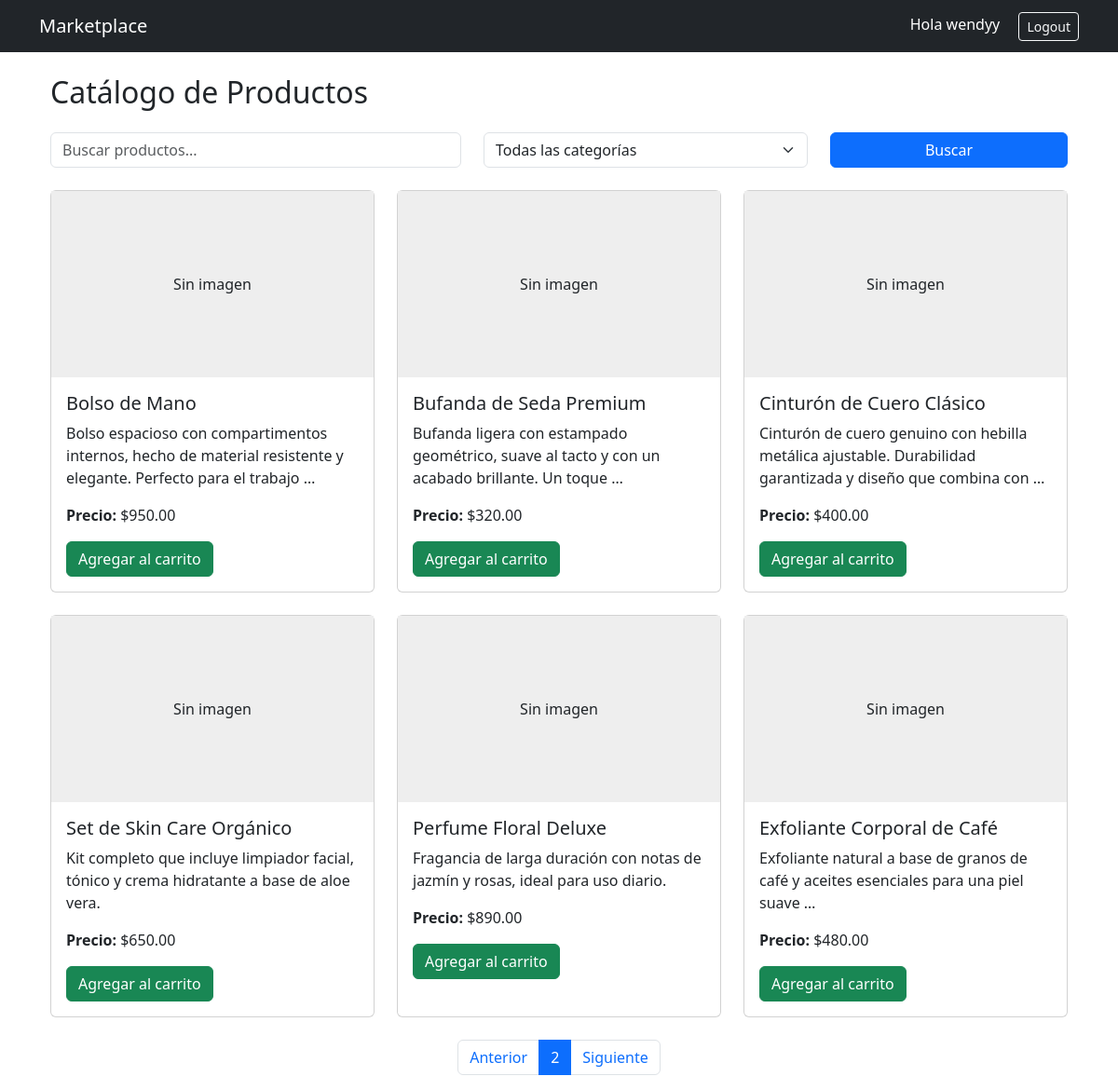
Page /?page=2 (signed in) on the earlier database version.
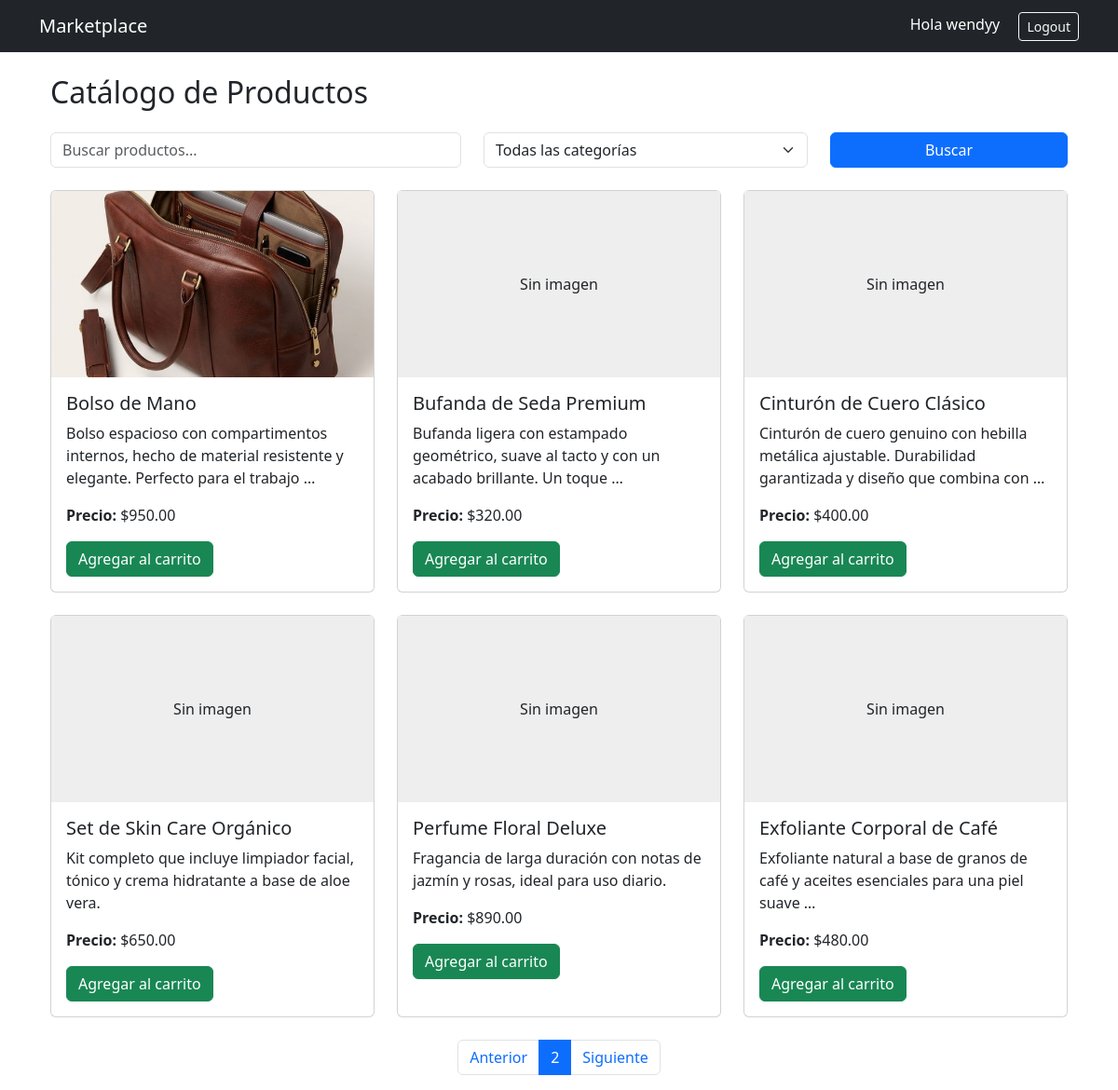
Same page on the later database version.
### store/models.py (models this page shows, shortened)
class Product(models.Model):
    id = models.UUIDField(primary_key=True, default=uuid.uuid4, editable=False)
    name = models.CharField(max_length=150)
    description = models.TextField()
    price = models.DecimalField(max_digits=10, decimal_places=2)
    stock = models.PositiveIntegerField(default=0)
    image = models.ImageField(upload_to='products/', null=True, blank=True)
    owner = models.ForeignKey(
        User,
        on_delete=models.CASCADE,
        related_name='products'
    )  # 1:N
    categories = models.ManyToManyField(
        Category,
        related_name='products'
    )  # N:M
    created_at = models.DateTimeField(auto_now_add=True)

### store/views.py (the view)
# urls.py: path('', views.home, name='home'),
def home(request):
    query = request.GET.get('q')
    category_id = request.GET.get('category')
    products = Product.objects.select_related('owner').prefetch_related('categories').all()
    if query:
        products = products.filter(
            Q(name__icontains=query) |
            Q(description__icontains=query)
        )
    if category_id:
        products = products.filter(categories__id=category_id)
    paginator = Paginator(products, 6)
    page_number = request.GET.get('page')
    page_obj = paginator.get_page(page_number)
    categories = Category.objects.all()
    return render(request, 'store/home.html', {
        'page_obj': page_obj,
        'categories': categories
    })

### store/templates/store/home.html (shortened to what this page needs)
{% extends 'store/base.html' %}
{% block content %}
<div class="container mt-4">
    <h2 class="mb-4">Catálogo de Productos</h2>
    <form method="GET" class="row mb-4">
        <div class="col-md-5">
            <input type="text" name="q" class="form-control" placeholder="Buscar productos..." value="{{ request.GET.q|default:'' }}">
        </div>
        <div class="col-md-4">
            <select name="category" class="form-control form-select">
                <option value="">Todas las categorías</option>
            </select>
        </div>
        <div class="col-md-3">
            <button type="submit" class="btn btn-primary w-100">Buscar</button>
        </div>
    </form>
    <div class="row">
        {% for product in page_obj %}
        <div class="col-md-4 mb-4">
            <div class="card h-100">
                {% if product.image %}
                    <img src="{{ product.image.url }}" class="card-img-top" alt="{{ product.name }}" style="height: 200px; object-fit: cover;">
                {% else %}
                    <div style="height: 200px; background-color: #eee; display: flex; align-items: center; justify-content: center;">
                        <span>Sin imagen</span>
                    </div>
                {% endif %}
                <div class="card-body">
                    <h5 class="card-title">{{ product.name }}</h5>
                    <p class="card-text">{{ product.description|truncatewords:15 }}</p>
                    <p class="card-text"><strong>Precio:</strong> ${{ product.price }}</p>
                    <a href="{% url 'add_to_cart' product.id %}" class="btn btn-success">Agregar al carrito</a>
                </div>
            </div>
        </div>
        {% empty %}
        <p>No se encontraron productos.</p>
        {% endfor %}
    </div>
    <nav aria-label="Navegación de páginas">
        <ul class="pagination justify-content-center">
            {% if page_obj.has_previous %}
                <li class="page-item">
                    <a class="page-link" href="?page={{ page_obj.previous_page_number }}{% if request.GET.q %}&q={{ request.GET.q }}{% endif %}{% if request.GET.category %}&category={{ request.GET.category }}{% endif %}">Anterior</a>
                </li>
            {% endif %}
            <li class="page-item active">
                <span class="page-link">{{ page_obj.number }}</span>
            </li>
            {% if page_obj.has_next %}
                <li class="page-item">
                    <a class="page-link" href="?page={{ page_obj.next_page_number }}{% if request.GET.q %}&q={{ request.GET.q }}{% endif %}{% if request.GET.category %}&category={{ request.GET.category }}{% endif %}">Siguiente</a>
                </li>
            {% endif %}
        </ul>
    </nav>
</div>
{% endblock %}

Differences in the rows shown:
changed Product "Bolso de Mano": image: picture added; no longer shows "Sin imagen"
